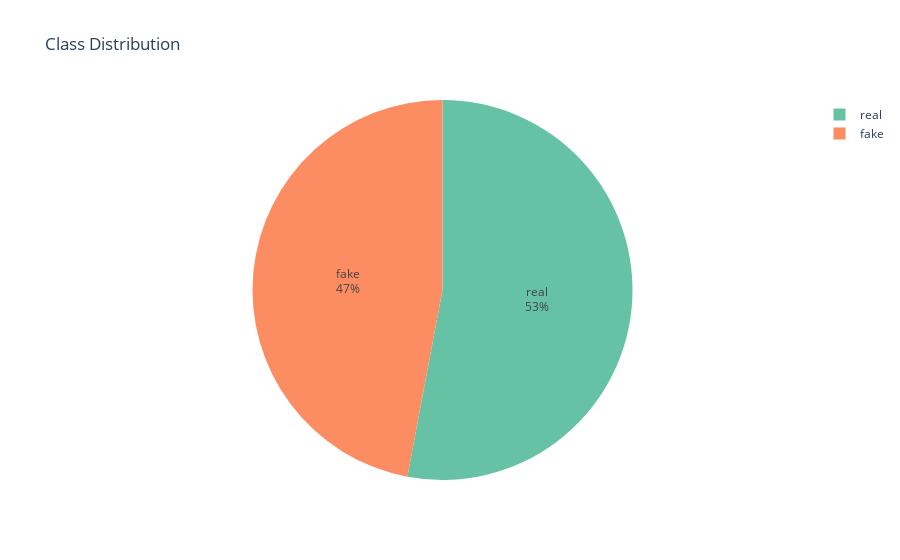

Notebook code for this chart:
### Markdown cell above
## 3. Class Distribution Analysis

Analyze the distribution of real vs fake images.

### Code cell
# Analyze class distribution
class_dist = analyzer.analyze_class_distribution()

print("=== Class Distribution ===")
print(f"Total Images: {class_dist['total']}")
print(f"Real: {class_dist['counts']['real']} ({class_dist['percentages']['real']:.2f}%)")
print(f"Fake: {class_dist['counts']['fake']} ({class_dist['percentages']['fake']:.2f}%)")
print(f"Imbalance Ratio: {class_dist['imbalance_ratio']:.2f}")

# Visualize class distribution
fig = visualizer.plot_class_distribution(
    class_dist['counts'],
    #save_path="../reports/visualizations/class_distribution.png",
    interactive=True
)
fig.show()

### Figure 1 — Plotly figure (JSON) as saved in the notebook; plotly's stock layout.template omitted (floating-point values rounded to 4 significant figures)
{"data": [{"domain": {"x": [0, 1], "y": [0, 1]}, "hovertemplate": "label=%{label}<br>value=%{value}<extra></extra>", "labels": ["real", "fake"], "legendgroup": "", "name": "", "showlegend": true, "textinfo": "percent+label", "textposition": "inside", "type": "pie", "values": [1081, 960]}], "layout": {"legend": {"tracegroupgap": 0}, "piecolorway": ["rgb(102,194,165)", "rgb(252,141,98)", "rgb(141,160,203)", "rgb(231,138,195)", "rgb(166,216,84)", "rgb(255,217,47)", "rgb(229,196,148)", "rgb(179,179,179)"], "title": {"text": "Class Distribution"}}}
